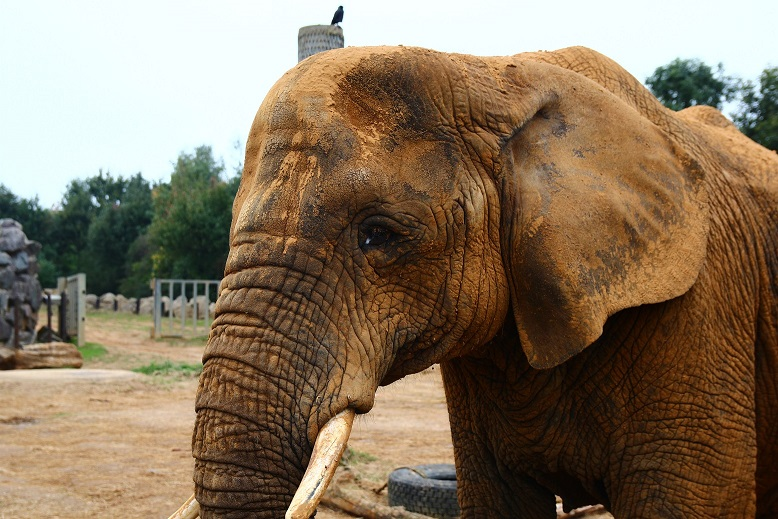
#> input picture Image examples/elephant.jpg, 778 x 519 px, found by its file name
$ python 'Opencv - Color Detection.py'
#> lines starting #> are read from the running program, lines starting #| are printed output that depends on the picture; after the words box and inside, x2 and y2 are one past the last pixel; in counts of white or black regions, pixels touching at a corner belong together
#!/usr/bin/env python
# coding: utf-8

# In[2]:


import cv2
import numpy as np


# In[3]:


def empty(a):
    pass

def stackImages(scale,imgArray):
    rows = len(imgArray)
    cols = len(imgArray[0])
    rowsAvailable = isinstance(imgArray[0], list)
    width = imgArray[0][0].shape[1]
    height = imgArray[0][0].shape[0]
    if rowsAvailable:
        for x in range ( 0, rows):
            for y in range(0, cols):
                if imgArray[x][y].shape[:2] == imgArray[0][0].shape [:2]:
                    imgArray[x][y] = cv2.resize(imgArray[x][y], (0, 0), None, scale, scale)
                else:
                    imgArray[x][y] = cv2.resize(imgArray[x][y], (imgArray[0][0].shape[1], imgArray[0][0].shape[0]), None, scale, scale)
                if len(imgArray[x][y].shape) == 2: imgArray[x][y]= cv2.cvtColor( imgArray[x][y], cv2.COLOR_GRAY2BGR)
        imageBlank = np.zeros((height, width, 3), np.uint8)
        hor = [imageBlank]*rows
        hor_con = [imageBlank]*rows
        for x in range(0, rows):
            hor[x] = np.hstack(imgArray[x])
        ver = np.vstack(hor)
    else:
        for x in range(0, rows):
            if imgArray[x].shape[:2] == imgArray[0].shape[:2]:
                imgArray[x] = cv2.resize(imgArray[x], (0, 0), None, scale, scale)
            else:
                imgArray[x] = cv2.resize(imgArray[x], (imgArray[0].shape[1], imgArray[0].shape[0]), None,scale, scale)
            if len(imgArray[x].shape) == 2: imgArray[x] = cv2.cvtColor(imgArray[x], cv2.COLOR_GRAY2BGR)
        hor= np.hstack(imgArray)
        ver = hor
    return ver


# In[5]:


path = 'image_examples/elephant.jpg'
cv2.namedWindow("TrackBars")
cv2.resizeWindow("TrackBars",640,240)
cv2.createTrackbar("Hue Min","TrackBars",0,179,empty)
cv2.createTrackbar("Hue Max","TrackBars",24,179,empty)
cv2.createTrackbar("Sat Min","TrackBars",95,255,empty)
cv2.createTrackbar("Sat Max","TrackBars",204,255,empty)
cv2.createTrackbar("Val Min","TrackBars",2,255,empty)
cv2.createTrackbar("Val Max","TrackBars",255,255,empty)

while True:
    img = cv2.imread(path)
#> img is the input picture: shape (519, 778, 3); mean B, G, R 95.2, 117.2, 135.3
    imgHSV = cv2.cvtColor(img,cv2.COLOR_BGR2HSV)
#> imgHSV: shape (519, 778, 3); mean H, S, V 34.8, 118.6, 139.5
    h_min = cv2.getTrackbarPos("Hue Min","TrackBars")
    h_max = cv2.getTrackbarPos("Hue Max", "TrackBars")
    s_min = cv2.getTrackbarPos("Sat Min", "TrackBars")
    s_max = cv2.getTrackbarPos("Sat Max", "TrackBars")
    v_min = cv2.getTrackbarPos("Val Min", "TrackBars")
    v_max = cv2.getTrackbarPos("Val Max", "TrackBars")
    print(h_min,h_max,s_min,s_max,v_min,v_max)
    lower = np.array([h_min,s_min,v_min])
    upper = np.array([h_max,s_max,v_max])
    mask = cv2.inRange(imgHSV,lower,upper)
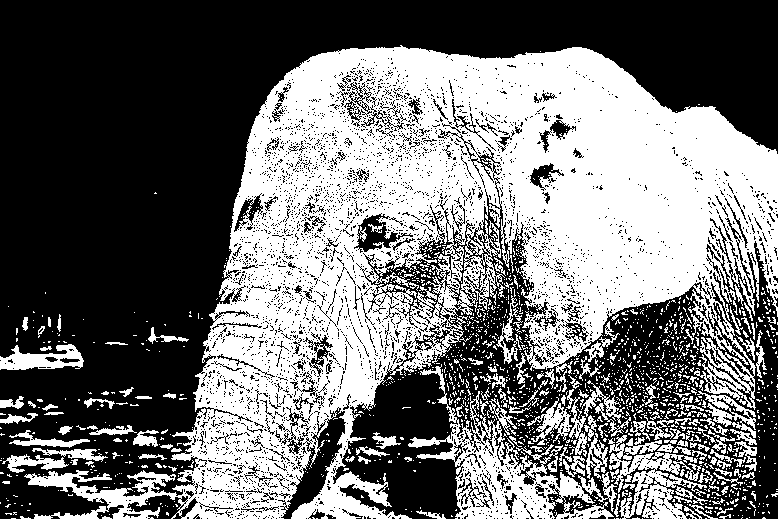
#> mask: shape (519, 778); 44.3% white; 1429 white regions (1269 under 20 px), largest, box (x1, y1, x2, y2) and area: (24, 45, 778, 519) 146100, (408, 364, 617, 519) 8415, (608, 435, 707, 519) 3677
    imgResult = cv2.bitwise_and(img,img,mask=mask)
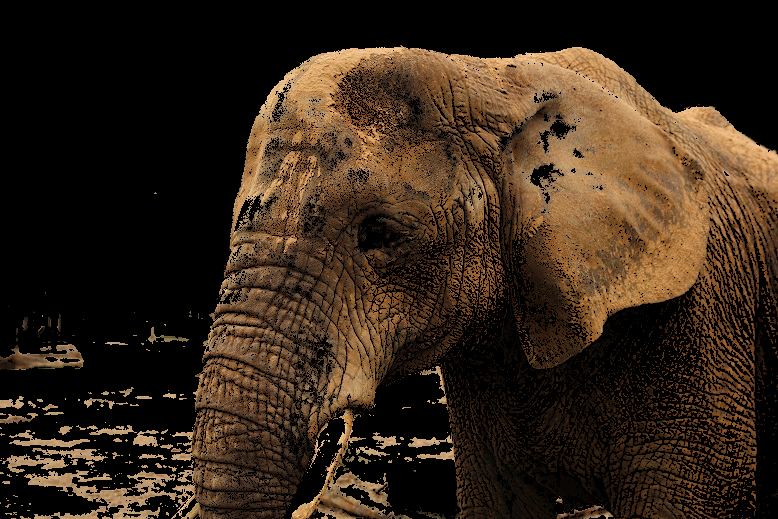
#> imgResult: shape (519, 778, 3); mean B, G, R 23.7, 38.1, 53.2

    # [4 lines of commented-out code are left out]

    imgStack = stackImages(0.6,([img,imgHSV],[mask,imgResult]))
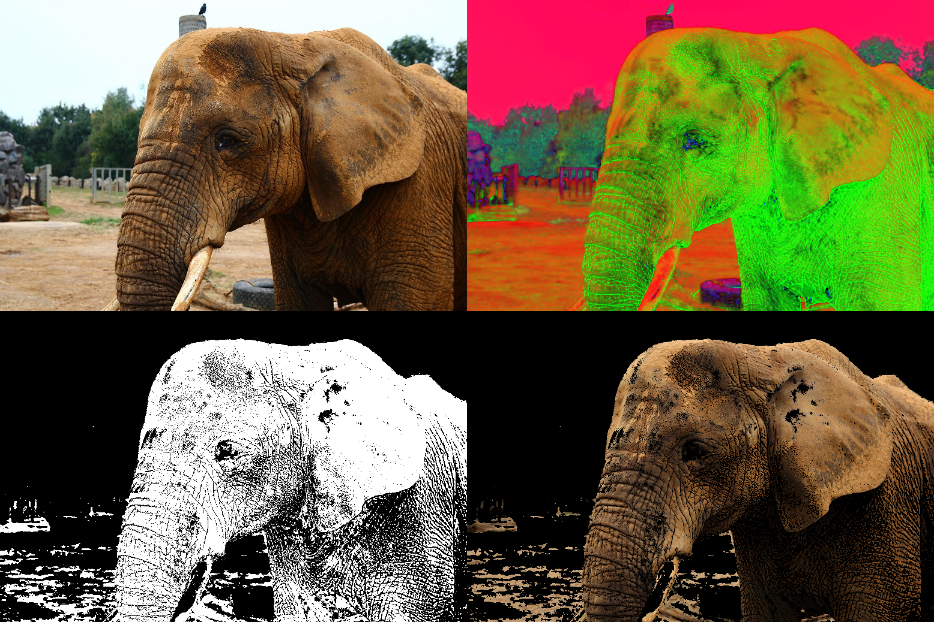
#> imgStack: shape (622, 934, 3); mean B, G, R 66.6, 96.6, 110.2
    cv2.imshow("Stacked Images", imgStack)
    if cv2.waitKey(1) == 13:
#> (key Esc is pressed here)
        break
cv2.destroyAllWindows()


# In[ ]:

$ run again, with Image examples/Modi.jpg copied over Image examples/elephant.jpg
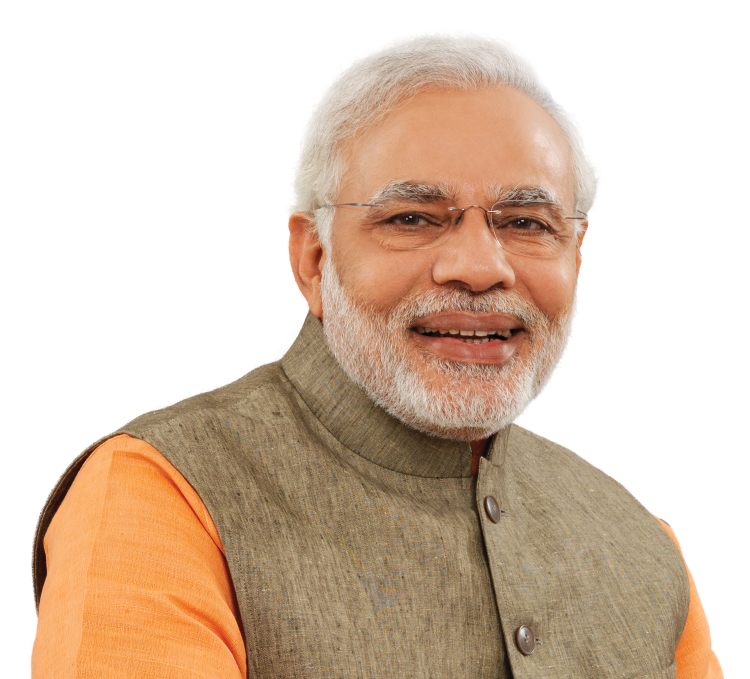
#> input picture Image examples/Modi.jpg, 1500 x 1358 px, found by its file name (shown at 1/2 size)
#> img is the input picture: shape (1358, 1500, 3); mean B, G, R 178.6, 196.6, 217.3
#> imgHSV: shape (1358, 1500, 3); mean H, S, V 7.9, 53.6, 217.3
#> `mask = cv2.inRange(imgHSV,lower,upper)`:
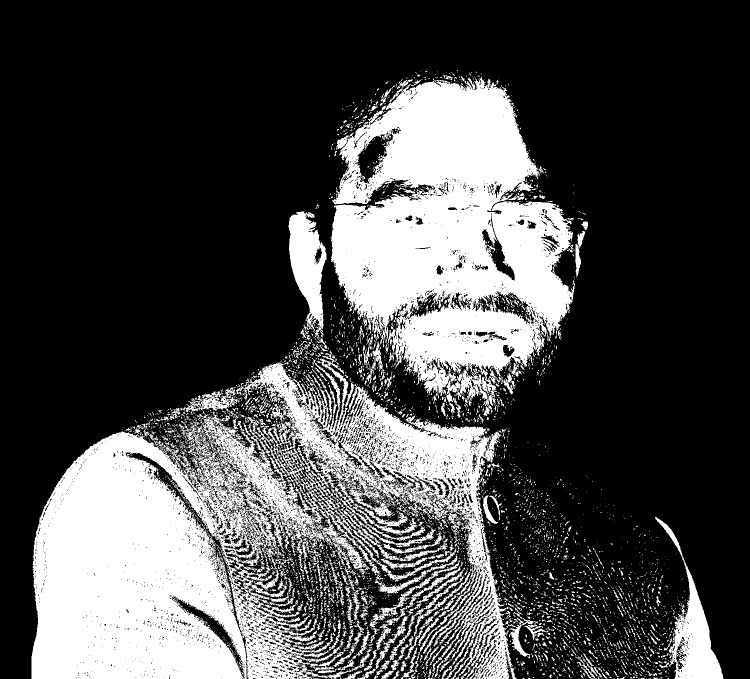
#> mask: shape (1358, 1500) (shown at 1/2 size); 28.3% white; 4468 white regions (4065 under 20 px), largest, box (x1, y1, x2, y2) and area: (63, 701, 1033, 1358) 306477, (661, 153, 1150, 805) 194243, (1310, 1034, 1447, 1358) 11812
#> `imgStack = stackImages(0.6,([img,imgHSV],[mask,imgResult]))`:
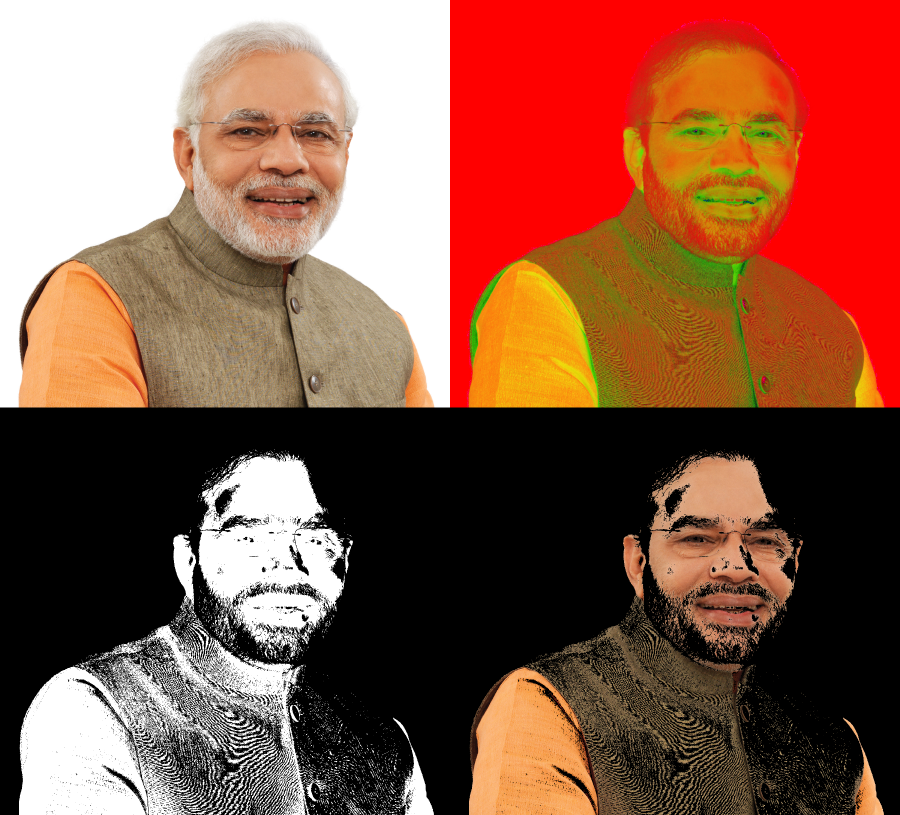
#> imgStack: shape (1630, 1800, 3) (shown at 1/2 size); mean B, G, R 70.8, 89.8, 139.8
